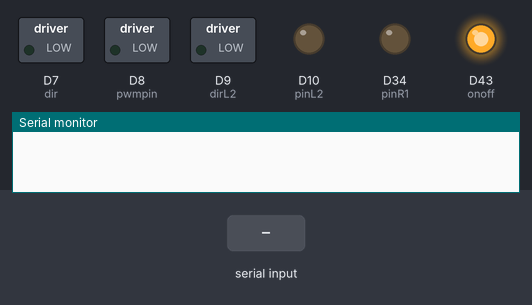
Bench run of a sketch on a simulated Arduino Due. Shown: switched loads named in the sketch (green lamp = pin HIGH), output pins drawn as LEDs (lit = HIGH), the last lines printed to the serial monitor. Inputs (shaded band) come from the test bench.

Above: at 1.2 s.
1.3 s: "90,45\n" received over Serial
At 3.7 s:
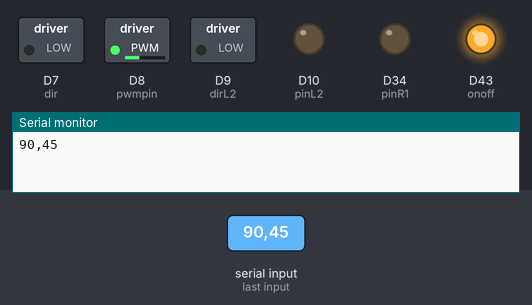
4.3 s: "200\n" received over Serial
At 7.0 s:
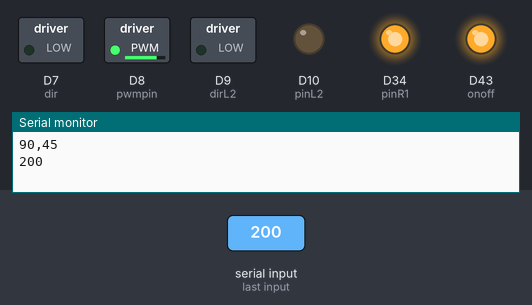
7.3 s: "1,90,45\n" received over Serial
At 10.8 s:
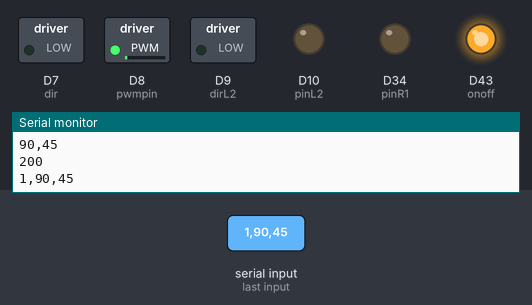
Timing chart, 0 to 12.3 s (numbered marks = the images above; inputs shaded):
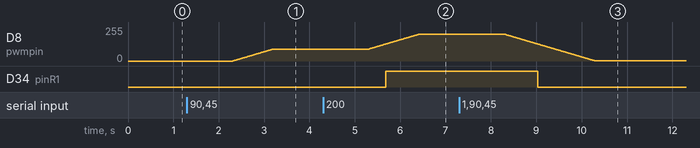

The sketch:

MotorSerial.ino
```cpp
/*
 * Author: Ahmed Abbas (with the help of Oliver
 * Aim: Test motor functionality because we don't actually have the code yet
 */

const int pwmpin = 8;//10; //TX
const int dir = 7;//9; //RX
const int pinL2 = 10;
const int dirL2 = 9;
const int pinR1 = 34; // TX;
const int dirR1 = 33; // RX;

const int onoff = 43;
int currSpeed = 0;
String data = String("");

void setup() {
  setPins();
  setFrequencies();

  Serial.begin(9600);
  //Serial.setTimeout(5000);
}

void loop() {

  data = Serial.readString();

  if(data != ""){
    Serial.println(data);
    ramp(pinL2, data.toInt(),currSpeed);
    //ramp(pwmpin,data.toInt(),currSpeed);
    currSpeed = data.toInt();
    }


  data = String("");

}


void ramp(int pin, int desSpeed, int currentSpeed){
  if( currentSpeed > desSpeed){
    for(int i = currentSpeed; i >= desSpeed; i--){
      analogWrite(pwmpin,i);
      analogWrite(pinR1,i);
      delay(10);
      }
    }else{
          for(int i = currentSpeed; i<= desSpeed; i++){
      analogWrite(pwmpin,i);
      analogWrite(pinR1,i);
      delay(10);
      }
  }
}
```

Setup.ino
```cpp
/*
 * Setup functions
 */

void setPins(){
  // L1
  pinMode(pwmpin,OUTPUT);
  pinMode(dir,OUTPUT);
  //L2
  pinMode(pinL2,OUTPUT);
  pinMode(dirL2,OUTPUT);
  //R1
  pinMode(pinR1, OUTPUT);
  pinMode(pinR1, OUTPUT);

  pinMode(onoff,OUTPUT);

  digitalWrite(onoff,HIGH);
  digitalWrite(dir,LOW);
  digitalWrite(dirL2,LOW);
  digitalWrite(dirR1,LOW);


  Serial.begin(9600);

}

void setFrequencies(){
  analogWriteFrequency(pwmpin, 300000);
  analogWriteResolution(8);
  analogWrite(pwmpin, 0);

  analogWriteFrequency(pinL2, 300000);
  analogWriteResolution(8);
  analogWrite(pinL2, 0);

  analogWriteFrequency(pinR1, 300000);
  analogWriteResolution(8);
  analogWrite(pinL2, 0);

}
```

Measured:
- after the input at 1.3 s, D8 (pwmpin): moves from 0/255 to 90/255 over 0.89 s, starting after 1.0 s
- after the input at 4.3 s, D8 (pwmpin): moves from 90/255 to 200/255 over 1.1 s, starting after 1.0 s; D34 (pinR1): LOW → HIGH after 1.4 s
- after the input at 7.3 s, D8 (pwmpin): moves from 200/255 to 1/255 over 2.0 s, starting after 1.0 s; D34 (pinR1): HIGH → LOW after 1.7 s
